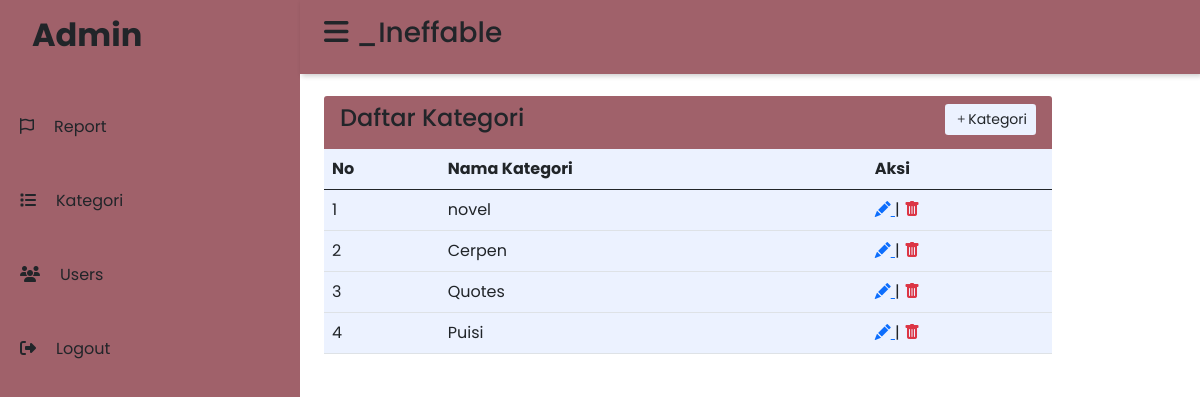
The app's page /admin/index.php (signed in), older data.
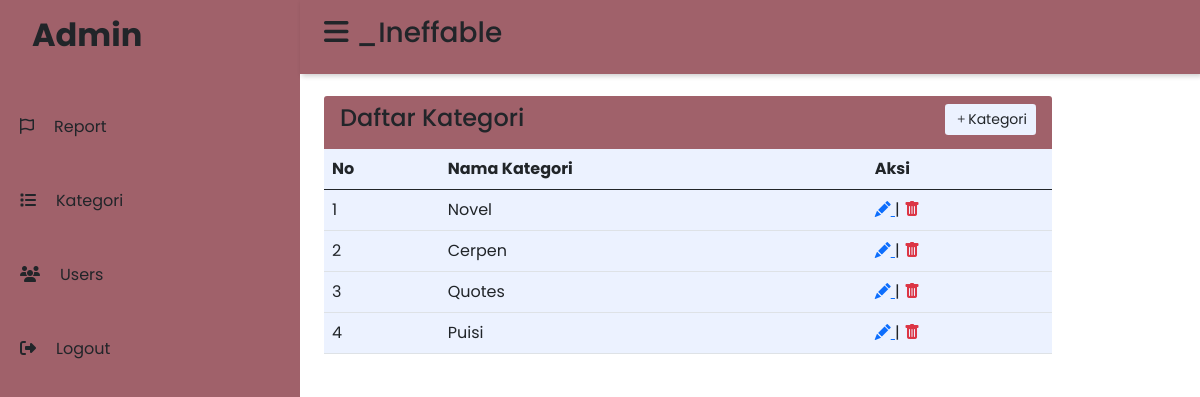
The same page, newer data.
### tables this page shows
CREATE TABLE `tb_kategori` (
  `id` int(11) NOT NULL,
  `nama` varchar(100) NOT NULL
);

### admin/kategori.php (the view)
<div class="row mt-4 p-4">
    <div class="col-md-8 mt-4">
        <div class="card border-0 card-h-100">
            <div class="card-header border-0 d-flex justify-content-between" style="background-color: #A0616A; width: 130%;">
                <h4 class="d-inline">
                    Daftar Kategori
                </h4>
                <div class="">
                    <a href="index.php?halaman=kategori_add"><button class="btn btn-sm" style="background-color: #ECF2FF;"><i class="bi bi-plus"></i>Kategori</button></a>
                </div>
            </div>
            <div class=" h-50 table-wrapper-scroll-y my-custom-scrollbar">
                <table class="table " style="background-color: #ECF2FF; width: 130%;">
                    <thead>
                        <tr>
                            <th>No</th>
                            <th>Nama Kategori</th>
                            <th>Aksi</th>
                        </tr>
                    </thead>
                    <?php $data = $conn->query("SELECT * FROM tb_kategori"); ?>
                    <?php $no = 1; ?>
                    <?php while ($row = $data->fetch_assoc()) : ?>
                        <tr>
                            <td><?php echo $no++ ?></td>
                            <td><?php echo $row["nama"] ?></td>
                            <td>
                                <a href="index.php?id=<?php echo $row['id'] ?>&nama=<?php echo $row["nama"] ?>&update=update&halaman=edit_kategori">
                                    <i class="bi bi-pencil-fill"></i>
                                </a> |
                                <a href="index.php?id=<?php echo $row['id']?>&halaman=delete-kategori" onclick="return confirm ('Yakin dihapus ?')" class="text-danger">
                                    <i class="bi bi-trash-fill"></i>
                                </a>
                            </td>
                        </tr>
                    <?php endwhile ?>
                </table>
            </div>
        </div>
    </div>
</div>

Row changes from the older to the newer data that the page shows:
changed tb_kategori: nama "novel" → "Novel"
